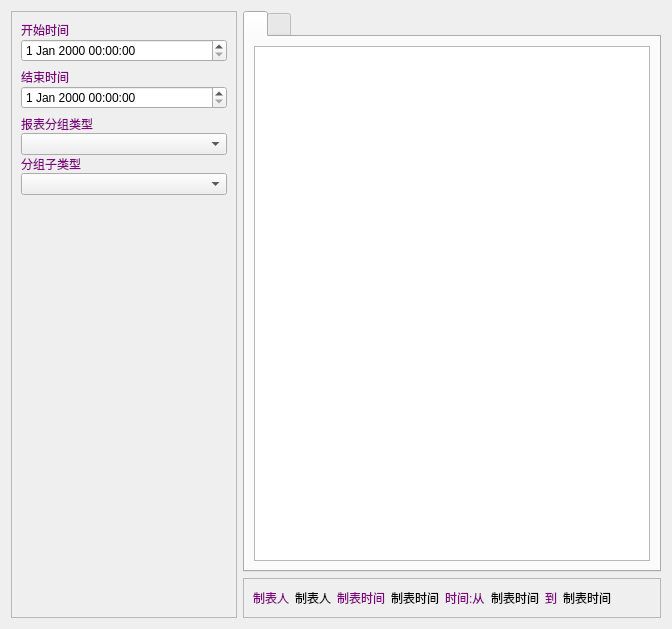
<?xml version="1.0" encoding="UTF-8"?>
<ui version="4.0">
 <class>w_rpt_report_dishsalereport_Dialog</class>
 <widget class="QDialog" name="w_rpt_report_dishsalereport_Dialog">
  <property name="geometry">
   <rect>
    <x>0</x>
    <y>0</y>
    <width>672</width>
    <height>629</height>
   </rect>
  </property>
  <property name="windowTitle">
   <string>Dialog</string>
  </property>
  <layout class="QHBoxLayout" name="horizontalLayout">
   <item>
    <widget class="QFrame" name="frame">
     <property name="minimumSize">
      <size>
       <width>0</width>
       <height>0</height>
      </size>
     </property>
     <property name="maximumSize">
      <size>
       <width>16777215</width>
       <height>16777215</height>
      </size>
     </property>
     <property name="frameShape">
      <enum>QFrame::StyledPanel</enum>
     </property>
     <property name="frameShadow">
      <enum>QFrame::Raised</enum>
     </property>
     <layout class="QVBoxLayout" name="verticalLayout_7" stretch="0,0,0,0,1">
      <property name="leftMargin">
       <number>9</number>
      </property>
      <property name="rightMargin">
       <number>9</number>
      </property>
      <item>
       <layout class="QVBoxLayout" name="verticalLayout_5">
        <property name="spacing">
         <number>0</number>
        </property>
        <item>
         <widget class="QLabel" name="label">
          <property name="styleSheet">
           <string notr="true">color:purple;</string>
          </property>
          <property name="text">
           <string>开始时间</string>
          </property>
         </widget>
        </item>
        <item>
         <widget class="lds_datetimeEdit" name="dateTimeEdit"/>
        </item>
       </layout>
      </item>
      <item>
       <layout class="QVBoxLayout" name="verticalLayout_6">
        <property name="spacing">
         <number>0</number>
        </property>
        <item>
         <widget class="QLabel" name="label_2">
          <property name="styleSheet">
           <string notr="true">color:purple;</string>
          </property>
          <property name="text">
           <string>结束时间</string>
          </property>
         </widget>
        </item>
        <item>
         <widget class="lds_datetimeEdit" name="dateTimeEdit_2"/>
        </item>
       </layout>
      </item>
      <item>
       <widget class="QStackedWidget" name="stackedWidget">
        <property name="currentIndex">
         <number>0</number>
        </property>
        <widget class="QWidget" name="page">
         <layout class="QVBoxLayout" name="verticalLayout_3">
          <property name="spacing">
           <number>0</number>
          </property>
          <property name="leftMargin">
           <number>0</number>
          </property>
          <property name="topMargin">
           <number>0</number>
          </property>
          <property name="rightMargin">
           <number>0</number>
          </property>
          <property name="bottomMargin">
           <number>0</number>
          </property>
          <item>
           <widget class="QLabel" name="label_3">
            <property name="styleSheet">
             <string notr="true">color:purple;</string>
            </property>
            <property name="text">
             <string>报表分组类型</string>
            </property>
           </widget>
          </item>
          <item>
           <widget class="lds_ComboBox" name="comboBox_11"/>
          </item>
          <item>
           <widget class="QLabel" name="label_4">
            <property name="styleSheet">
             <string notr="true">color:purple;</string>
            </property>
            <property name="text">
             <string>分组子类型</string>
            </property>
           </widget>
          </item>
          <item>
           <widget class="lds_ComboBox" name="comboBox_12"/>
          </item>
         </layout>
        </widget>
        <widget class="QWidget" name="page_2">
         <layout class="QVBoxLayout" name="verticalLayout_2">
          <property name="spacing">
           <number>0</number>
          </property>
          <property name="leftMargin">
           <number>0</number>
          </property>
          <property name="topMargin">
           <number>0</number>
          </property>
          <property name="rightMargin">
           <number>0</number>
          </property>
          <property name="bottomMargin">
           <number>0</number>
          </property>
          <item>
           <widget class="QLabel" name="label_5">
            <property name="styleSheet">
             <string notr="true">color:purple;</string>
            </property>
            <property name="text">
             <string>统计类型</string>
            </property>
           </widget>
          </item>
          <item>
           <widget class="lds_ComboBox" name="comboBox_21"/>
          </item>
          <item>
           <spacer name="verticalSpacer_2">
            <property name="orientation">
             <enum>Qt::Vertical</enum>
            </property>
            <property name="sizeHint" stdset="0">
             <size>
              <width>20</width>
              <height>40</height>
             </size>
            </property>
           </spacer>
          </item>
         </layout>
        </widget>
       </widget>
      </item>
      <item>
       <widget class="lds_toolbar" name="widget"/>
      </item>
      <item>
       <spacer name="verticalSpacer">
        <property name="orientation">
         <enum>Qt::Vertical</enum>
        </property>
        <property name="sizeHint" stdset="0">
         <size>
          <width>20</width>
          <height>40</height>
         </size>
        </property>
       </spacer>
      </item>
     </layout>
    </widget>
   </item>
   <item>
    <layout class="QVBoxLayout" name="verticalLayout_4">
     <item>
      <widget class="QTabWidget" name="tabWidget">
       <property name="currentIndex">
        <number>0</number>
       </property>
       <widget class="QWidget" name="tab">
        <attribute name="title">
         <string/>
        </attribute>
        <layout class="QHBoxLayout" name="horizontalLayout_2">
         <item>
          <widget class="lds_tableview_sum" name="tableView"/>
         </item>
        </layout>
       </widget>
       <widget class="QWidget" name="tab_2">
        <attribute name="title">
         <string/>
        </attribute>
        <layout class="QVBoxLayout" name="verticalLayout">
         <item>
          <widget class="lds_tableview_sum" name="tableView_2"/>
         </item>
        </layout>
       </widget>
      </widget>
     </item>
     <item>
      <widget class="QFrame" name="frame_3">
       <property name="frameShape">
        <enum>QFrame::StyledPanel</enum>
       </property>
       <property name="frameShadow">
        <enum>QFrame::Raised</enum>
       </property>
       <layout class="QHBoxLayout" name="horizontalLayout_3">
        <item>
         <widget class="QLabel" name="label_10">
          <property name="styleSheet">
           <string notr="true">color:purple;</string>
          </property>
          <property name="text">
           <string>制表人</string>
          </property>
         </widget>
        </item>
        <item>
         <widget class="QLabel" name="label_operator">
          <property name="text">
           <string>制表人</string>
          </property>
         </widget>
        </item>
        <item>
         <widget class="QLabel" name="label_11">
          <property name="styleSheet">
           <string notr="true">color:purple;</string>
          </property>
          <property name="text">
           <string>制表时间</string>
          </property>
         </widget>
        </item>
        <item>
         <widget class="QLabel" name="label_operattime">
          <property name="text">
           <string>制表时间</string>
          </property>
         </widget>
        </item>
        <item>
         <widget class="QLabel" name="label_14">
          <property name="styleSheet">
           <string notr="true">color:purple;</string>
          </property>
          <property name="text">
           <string>时间:从</string>
          </property>
         </widget>
        </item>
        <item>
         <widget class="QLabel" name="label_timefrom">
          <property name="text">
           <string>制表时间</string>
          </property>
         </widget>
        </item>
        <item>
         <widget class="QLabel" name="label_15">
          <property name="styleSheet">
           <string notr="true">color:purple;</string>
          </property>
          <property name="text">
           <string>到</string>
          </property>
         </widget>
        </item>
        <item>
         <widget class="QLabel" name="label_timeto">
          <property name="text">
           <string>制表时间</string>
          </property>
         </widget>
        </item>
        <item>
         <spacer name="horizontalSpacer">
          <property name="orientation">
           <enum>Qt::Horizontal</enum>
          </property>
          <property name="sizeHint" stdset="0">
           <size>
            <width>40</width>
            <height>20</height>
           </size>
          </property>
         </spacer>
        </item>
       </layout>
      </widget>
     </item>
    </layout>
   </item>
  </layout>
 </widget>
 <customwidgets>
  <customwidget>
   <class>lds_toolbar</class>
   <extends>QFrame</extends>
   <header>lds_toolbar.h</header>
   <container>1</container>
  </customwidget>
  <customwidget>
   <class>lds_tableview_sum</class>
   <extends>QTableView</extends>
   <header>lds_tableview_sum.h</header>
  </customwidget>
  <customwidget>
   <class>lds_datetimeEdit</class>
   <extends>QDateTimeEdit</extends>
   <header>lds_datetimeedit.h</header>
  </customwidget>
  <customwidget>
   <class>lds_ComboBox</class>
   <extends>QComboBox</extends>
   <header>lds_combobox.h</header>
  </customwidget>
 </customwidgets>
 <tabstops>
  <tabstop>comboBox_11</tabstop>
  <tabstop>comboBox_12</tabstop>
  <tabstop>dateTimeEdit_2</tabstop>
  <tabstop>dateTimeEdit</tabstop>
  <tabstop>comboBox_21</tabstop>
  <tabstop>tabWidget</tabstop>
  <tabstop>tableView</tabstop>
  <tabstop>tableView_2</tabstop>
 </tabstops>
 <resources/>
 <connections>
  <connection>
   <sender>tabWidget</sender>
   <signal>currentChanged(int)</signal>
   <receiver>stackedWidget</receiver>
   <slot>setCurrentIndex(int)</slot>
   <hints>
    <hint type="sourcelabel">
     <x>350</x>
     <y>120</y>
    </hint>
    <hint type="destinationlabel">
     <x>197</x>
     <y>400</y>
    </hint>
   </hints>
  </connection>
 </connections>
</ui>
